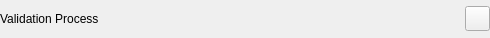
<?xml version="1.0" encoding="UTF-8"?>
<ui version="4.0">
 <class>Form</class>
 <widget class="QWidget" name="Form">
  <property name="geometry">
   <rect>
    <x>0</x>
    <y>0</y>
    <width>490</width>
    <height>38</height>
   </rect>
  </property>
  <property name="windowTitle">
   <string>Form</string>
  </property>
  <layout class="QGridLayout" name="gridLayout">
   <property name="margin">
    <number>0</number>
   </property>
   <item row="0" column="0">
    <widget class="QLabel" name="label">
     <property name="text">
      <string>Validation Process</string>
     </property>
    </widget>
   </item>
   <item row="0" column="1">
    <widget class="DsgCustomComboBox" name="validationProcessComboBox" native="true">
     <property name="sizePolicy">
      <sizepolicy hsizetype="MinimumExpanding" vsizetype="Preferred">
       <horstretch>0</horstretch>
       <verstretch>0</verstretch>
      </sizepolicy>
     </property>
     <property name="maximumSize">
      <size>
       <width>16777215</width>
       <height>30</height>
      </size>
     </property>
    </widget>
   </item>
   <item row="0" column="2">
    <widget class="QPushButton" name="parametersPushButton">
     <property name="sizePolicy">
      <sizepolicy hsizetype="Fixed" vsizetype="Fixed">
       <horstretch>0</horstretch>
       <verstretch>0</verstretch>
      </sizepolicy>
     </property>
     <property name="maximumSize">
      <size>
       <width>25</width>
       <height>25</height>
      </size>
     </property>
     <property name="text">
      <string/>
     </property>
     <property name="icon">
      <iconset resource="../../resources.qrc">
       <normaloff>:/plugins/DsgTools/icons/config.png</normaloff>:/plugins/DsgTools/icons/config.png</iconset>
     </property>
    </widget>
   </item>
  </layout>
 </widget>
 <customwidgets>
  <customwidget>
   <class>DsgCustomComboBox</class>
   <extends>QWidget</extends>
   <header>DsgTools.CustomWidgets.BasicInterfaceWidgets.dsgCustomComboBox.h</header>
   <container>1</container>
  </customwidget>
 </customwidgets>
 <resources>
  <include location="../../resources.qrc"/>
 </resources>
 <connections/>
</ui>
